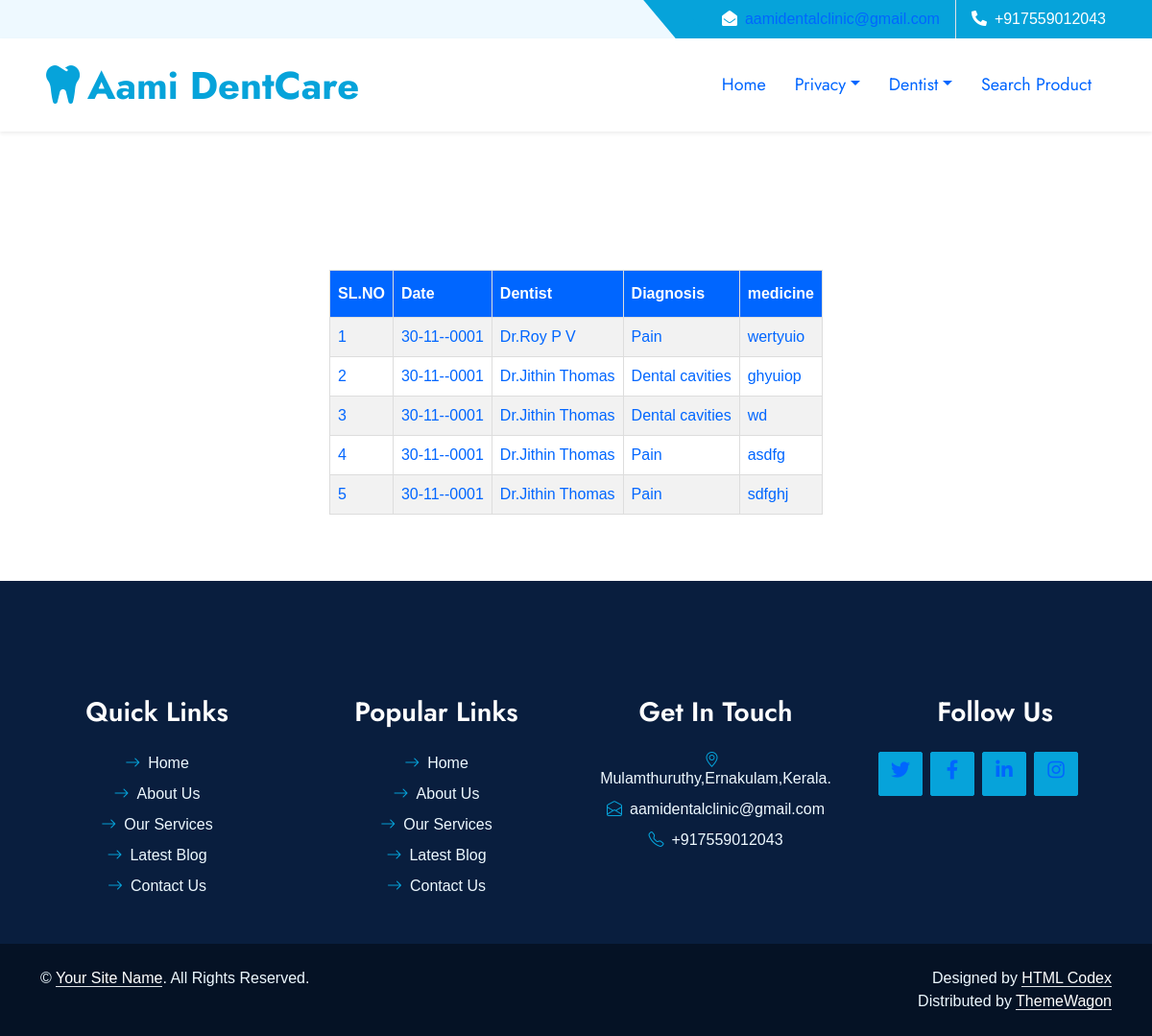
/PROJECT/User/ViewPrescription.php (signed in), run on the app's committed database.
### tables this page shows
CREATE TABLE `tbl_prescribe` (
  `prescription_id` int(11) NOT NULL,
  `appointment_id` int(11) NOT NULL,
  `user_id` int(11) NOT NULL,
  `prescription_date` date NOT NULL,
  `diagnosis_id` int(100) NOT NULL,
  `prescription_medi` varchar(100) NOT NULL,
  `prescription_dose` varchar(100) NOT NULL
);

CREATE TABLE `tbl_dentist` (
  `dentist_id` int(11) NOT NULL,
  `dentist_name` varchar(50) NOT NULL,
  `dentist_gender` varchar(10) NOT NULL,
  `dentist_contact` varchar(20) NOT NULL,
  `dentist_email` varchar(50) NOT NULL,
  `place_id` int(11) NOT NULL,
  `dentist_password` varchar(100) NOT NULL,
  `dentist_address` varchar(200) NOT NULL,
  `dentisttype_id` int(11) NOT NULL,
  `dentist_photo` varchar(100) NOT NULL,
  `dentist_proof` varchar(100) NOT NULL
);

CREATE TABLE `tbl_diagnosis` (
  `diagnosis_id` int(11) NOT NULL,
  `diagnosis_name` varchar(50) NOT NULL
);

### PROJECT/User/ViewPrescription.php (the view, shortened to what this page needs)
<?php
include("../Assets/Connection/Connection.php");
?>
<!DOCTYPE html PUBLIC "-//W3C//DTD XHTML 1.0 Transitional//EN" "http://www.w3.org/TR/xhtml1/DTD/xhtml1-transitional.dtd">
<html xmlns="http://www.w3.org/1999/xhtml">
<head>
</head>
<div id="tab" align="center">
<body>
<?php
include("Head.php");
?>
<form id="form1" name="form1" method="post" action="">
<table>
       <th >SL.NO</th>
 <th >Date</th>
    <th >Dentist</th>
       <th >Diagnosis</th>
       <th>medicine</th>
        <?php
  $selqry="select * from tbl_prescribe p inner join tbl_appointmentrequest a on p.appointment_id=a.appointment_id inner join
  tbl_user u on a.user_id=u.user_id inner join tbl_diagnosis d on p.diagnosis_id=d.diagnosis_id inner join tbl_dentist x on a.dentist_id=x.dentist_id
  where appointment_status='4' and u.user_id='".$_SESSION["lgid"]."'";
  $row=$con->query($selqry);
  $i=0;
  while($result=$row->fetch_assoc())
  {
    $i++;
    ?>
    <tr>
      <td><?php echo $i; ?></td>
      <?php $original_date =$result['prescription_date'];
	   $timestamp = strtotime($original_date);
	   $new_date = date("d-m-Y", $timestamp);?>
         <td><?php echo $new_date;?></td>
      <td><?php echo $result["dentist_name"];?></td>
    <td><?php echo $result["diagnosis_name"];?></td>
     <td><?php echo $result["prescription_medi"];?></td>
    </tr>
    <?php
  }
  ?>
  </table>
</form>
</body>
<?php
include("Foot.php");
?>
</html>
<body>

### PROJECT/Assets/Template/form.css (style rules this page uses)
#tab { font-family: "Trebuchet MS", Arial, Helvetica, sans-serif; border-collapse: collapse; width: 100%; }
#tab td, #tab th { border: 1px solid #ddd; padding: 8px; color: #06F; }
#tab tr:nth-child(even) { background-color: #f2f2f2; }
#tab th { padding-top: 12px; padding-bottom: 12px; text-align: left; background-color: #06F; color: white; }

### PROJECT/Assets/Template/Main/css/style.css (style rules this page uses)
:root { --primary: #06A3DA; --secondary: #F57E57; --light: #EEF9FF; --dark: #091E3E; }

### data on the page
tbl_prescribe: prescription_date "30-11--0001", tbl_dentist.dentist_name "Dr.Roy P V", diagnosis.diagnosis_name "Pain", prescription_medi "wertyuio"
tbl_prescribe: prescription_date "30-11--0001", tbl_dentist.dentist_name "Dr.Jithin Thomas", diagnosis.diagnosis_name "Dental cavities", prescription_medi "ghyuiop"
tbl_prescribe: prescription_date "30-11--0001", tbl_dentist.dentist_name "Dr.Jithin Thomas", diagnosis.diagnosis_name "Dental cavities", prescription_medi "wd"
tbl_prescribe: prescription_date "30-11--0001", tbl_dentist.dentist_name "Dr.Jithin Thomas", diagnosis.diagnosis_name "Pain", prescription_medi "asdfg"
tbl_prescribe: prescription_date "30-11--0001", tbl_dentist.dentist_name "Dr.Jithin Thomas", diagnosis.diagnosis_name "Pain", prescription_medi "sdfghj"
